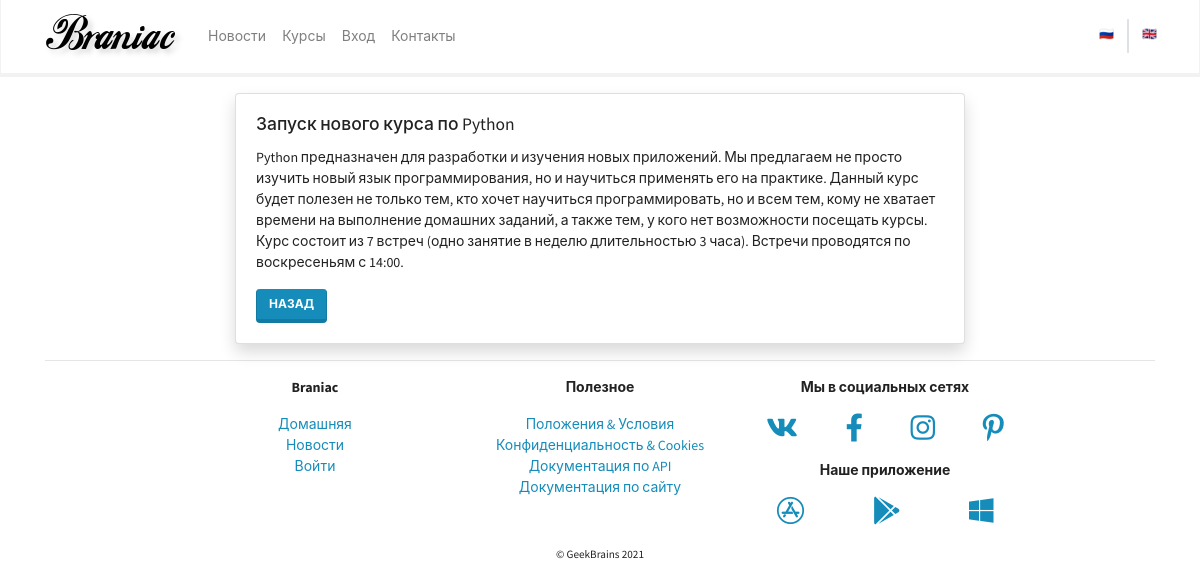
Before: /mainapp/news/3/detail/ with the older database file.
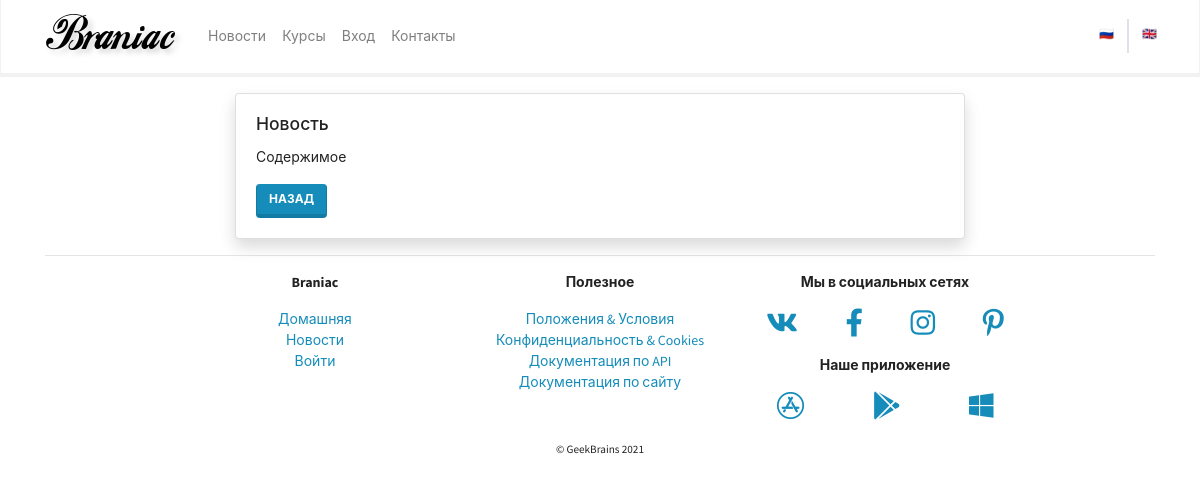
After: the same page with the newer database file.
### mainapp/models.py (models this page shows, shortened)
class BaseModel(models.Model):
    created_at = models.DateTimeField(auto_now_add=True, verbose_name='Дата создания')
    updated_at = models.DateTimeField(auto_now=True, verbose_name='Дата последнего изменения')
    deleted = models.BooleanField(default=False, verbose_name='Удален')
    class Meta:
        abstract = True
        ordering = ('-created_at',)  # сортировка в обратном порядке по времени создания

class News(BaseModel):
    object = NewsManager()
    title = models.CharField(max_length=255, verbose_name='Заголовок')
    preamble = models.CharField(max_length=1000, verbose_name='Вступление')
    body = models.TextField(verbose_name='Содержимое')
    body_as_markdown = models.BooleanField(default=False, verbose_name='Способ разметки')
    class Meta:
        verbose_name = 'новость'
        verbose_name_plural = 'новости'

### mainapp/views.py (the view)
# urls.py: path('news/<int:pk>/detail/', views.NewsDetailView.as_view(), name='news_detail'),
class NewsDetailView(DetailView):
    model = News

### mainapp/context_processor.py (called while the page is built)
def my_context_processor(request):
    return {
        'foo': 'bar'
    }

### mainapp/models.py (called while the page is built)
    def get_queryset(self):
        return super().get_queryset().filter(deleted=False)

### mainapp/templates/mainapp/news_detail.html (shortened to what this page needs)
{% extends 'mainapp/base.html' %}
{% block content %}
<div class="row justify-content-center pt-3">
    <div class="col-md-12 col-lg-8">
        <div class="card shadow">
            <div class="card-body">
                <h5 class="card-title">{{ object.title }}</h5>
                <p class="card-text">
                    {{ object.body }}
                </p>
                <a href="{% url 'mainapp:news' %}" class="btn btn-primary">Назад</a>
            </div>
        </div>
    </div>
</div>
{% endblock content %}

Changed rows visible on the page:
changed News: title "Запуск нового курса по Python" → "Новость"; body "Python предназначен для разработки и изучения новых приложений. Мы предлагаем не просто изучить новый язык программирования, но и научиться применять его на практике. Данный курс будет полезен не только тем, кто хочет научиться программировать, но и всем тем, кому не хватает времени на выполнение домашних заданий, а также тем, у кого нет возможности посещать курсы. Курс состоит из 7 встреч (одно занятие в неделю длительностью 3 часа). Встречи проводятся по воскресеньям с 14:00." → "Содержимое"
